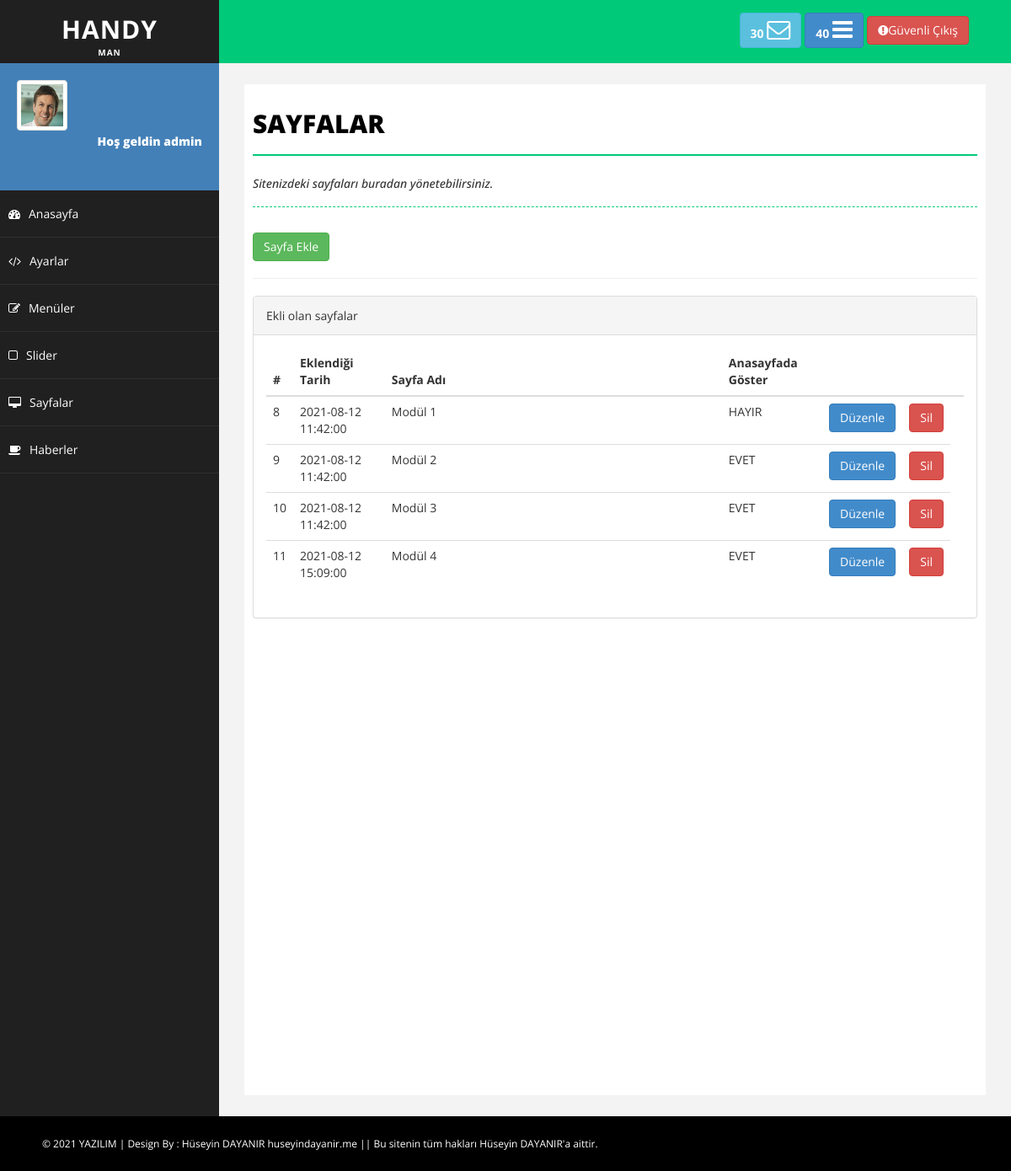
Page /admin/sayfalar.php (signed in) on the committed database.
### tables this page shows
CREATE TABLE `sayfalar` (
  `sayfa_id` int(11) NOT NULL,
  `sayfa_tarih` datetime NOT NULL,
  `sayfa_ad` varchar(100) NOT NULL,
  `sayfa_icerik` text NOT NULL,
  `sayfa_sira` varchar(50) NOT NULL DEFAULT '0',
  `sayfa_anasayfa` enum('0','1') NOT NULL DEFAULT '0'
);

### admin/sayfalar.php (the view, shortened to what this page needs)
<?php
include 'header.php';
include 'sidebar.php';
?>
<div id="page-wrapper">
            <div id="page-inner">
                <div class="row">
                    <div class="col-md-12">
                        <h1 class="page-head-line">Sayfalar</h1>
                        <?php
                            if($_GET['durum'] == "ok"){ ?>
                                <h1 style="color:green;" class="page-subhead-line">Sayfa başarıyla silindi.</h1>
                            <?php
                            }
                            else if($_GET['durum']=="no"){ ?>
                                <h1 style="color:red;"class="page-subhead-line">Sayfa silinemedi.</h1>
                            <?php
                            }
                            else {?>
                                <h1 class="page-subhead-line">Sitenizdeki sayfaları buradan yönetebilirsiniz.</h1>
                            <?php } ?>
                    </div>
                    <div class="col-md-12">
                      <a href="sayfaEkle.php?durum"><button class="btn btn-success">Sayfa Ekle </button></a>
                       <hr>
                    </div>
                    <div class="col-md-12">
                    <div class="panel panel-default">
                        <div class="panel-heading">
                            Ekli olan sayfalar
                        </div>
                        <div class="panel-body">
                            <div class="table-responsive">
                                <table class="table table-hover">
                                    <thead>
                                        <tr>
                                            <th>#</th>
                                            <th>Eklendiği Tarih</th>
                                            <th style="width:400px">Sayfa Adı</th>
                                            <th>Anasayfada Göster</th>
                                            <th style="width:20px"></th>
                                            <th style="width:20px"><th>
                                        </tr>
                                    </thead>
                                    <tbody>
                                    <?php
                                       $sayfasor =mysqli_query($baglan,"SELECT * FROM sayfalar");
                                        while ( $sayfacek =mysqli_fetch_assoc($sayfasor) ){?>
                                        <tr>
                                            <td><?php echo $sayfacek['sayfa_id']?></td>
                                            <td><?php echo $sayfacek['sayfa_tarih']?></td>
                                            <td><?php echo $sayfacek['sayfa_ad']?></td>
                                            <td><?php
                                            if ($sayfacek['sayfa_anasayfa'] ==0)
                                                echo "HAYIR";
                                            else if($sayfacek['sayfa_anasayfa'] ==1){
                                                echo "EVET";
                                            }
                                            ?></td>
                                            <td><a href="sayfaDuzenle.php?sayfa_id=<?php echo $sayfacek['sayfa_id']?>"><button class="btn btn-primary">Düzenle</button></a></td>
                                            <td><a href="netting/islem.php?sayfa_id=<?php echo $sayfacek['sayfa_id']?>&sayfaSil=ok"><button class="btn btn-danger">Sil</button></a></td>
                                        </tr>
                                        <?php }
                                    ?>
                                    </tbody>
                                </table>
                            </div>
                        </div>
                    </div>
                </div>
                </div>
            </div>
        </div>
<?php include 'footer.php' ?>

### admin/assets/css/basic.css (style rules this page uses)
body { font-family: 'Open Sans', sans-serif; line-height:25px; }
#page-wrapper { padding: 15px 15px; min-height: 600px; background: #F3F3F3; }
#page-inner { width: 100%; margin: 10px 20px 10px 0px; background-color: #fff!important; padding: 10px; min-height: 1200px; }
.page-head-line { font-size: 30px; text-transform: uppercase; color: #000; font-weight: 800; padding-bottom: 20px; border-bottom: 2px solid #00CA79; margin-bottom: 10px; }
.page-subhead-line { font-size: 14px; padding-top: 5px; padding-bottom: 20px; font-style:italic; margin-bottom:30px; border-bottom:1px dashed #00CA79; }
@media (min-width:768px) { #page-wrapper { margin: 0 0 0 260px; padding: 15px 30px; min-height: 1200px; } }

### rows in the picture
sayfalar: sayfa_id "8", sayfa_tarih "2021-08-12 11:42:00", sayfa_ad "Modül 1", sayfa_anasayfa "HAYIR"
sayfalar: sayfa_id "9", sayfa_tarih "2021-08-12 11:42:00", sayfa_ad "Modül 2", sayfa_anasayfa "EVET"
sayfalar: sayfa_id "10", sayfa_tarih "2021-08-12 11:42:00", sayfa_ad "Modül 3", sayfa_anasayfa "EVET"
sayfalar: sayfa_id "11", sayfa_tarih "2021-08-12 15:09:00", sayfa_ad "Modül 4", sayfa_anasayfa "EVET"

### other values in the picture
$_SESSION['admin_kadi'] "admin"
